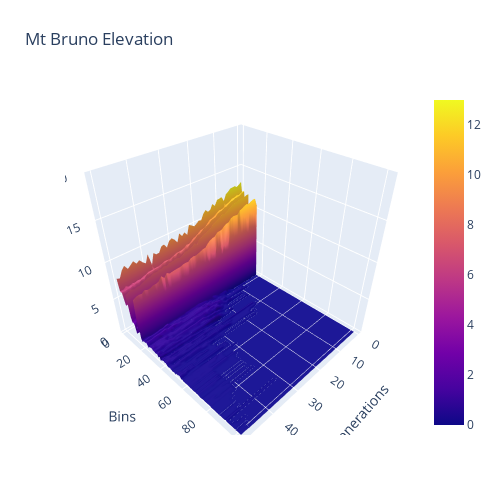

This figure's notebook cell:
### Code cell
plot_OpEq_distribution('Concrete', 'target')

### Figure 1 — Plotly figure (JSON) as saved in the notebook; plotly's stock layout.template omitted (floating-point values rounded to 4 significant figures; data arrays with more than 128 entries replaced by an {"elided": "..."} marker saying what was removed)
{"data": [{"type": "surface", "x": [0, 1, 2, 3, 4, 5, 6, 7, 8, 9, 10, 11, 12, 13, 14, 15, 16, 17, 18, 19, 20, 21, 22, 23, 24, 25, 26, 27, 28, 29, 30, 31, 32, 33, 34, 35, 36, 37, 38, 39, 40, 41, 42, 43, 44, 45, 46, 47, 48, 49, 50], "y": [1, 2, 3, 4, 5, 6, 7, 8, 9, 10, 11, 12, 13, 14, 15, 16, 17, 18, 19, 20, 21, 22, 23, 24, 25, 26, 27, 28, 29, 30, 31, 32, 33, 34, 35, 36, 37, 38, 39, 40, 41, 42, 43, 44, 45, 46, 47, 48, 49, 50, 51, 52, 53, 54, 55, 56, 57, 58, 59, 60, 61, 62, 63, 64, 65, 66, 67, 68, 69, 70, 71, 72, 73, 74, 75, 76, 77, 78, 79, 80, 81, 82, 83, 84, 85, 86, 87, 88, 89, 90, 91, 92, 93, 94, 95, 96, 97, 98, 99, 100, 101, 102], "z": {"elided": "102x51 float values"}}], "layout": {"autosize": false, "height": 500, "margin": {"b": 65, "l": 65, "r": 50, "t": 90}, "scene": {"xaxis": {"title": {"text": "Generations"}}, "yaxis": {"title": {"text": "Bins"}}, "zaxis": {"range": [0, 20], "title": {"text": "Values"}}}, "title": {"text": "Mt Bruno Elevation"}, "width": 500}}
